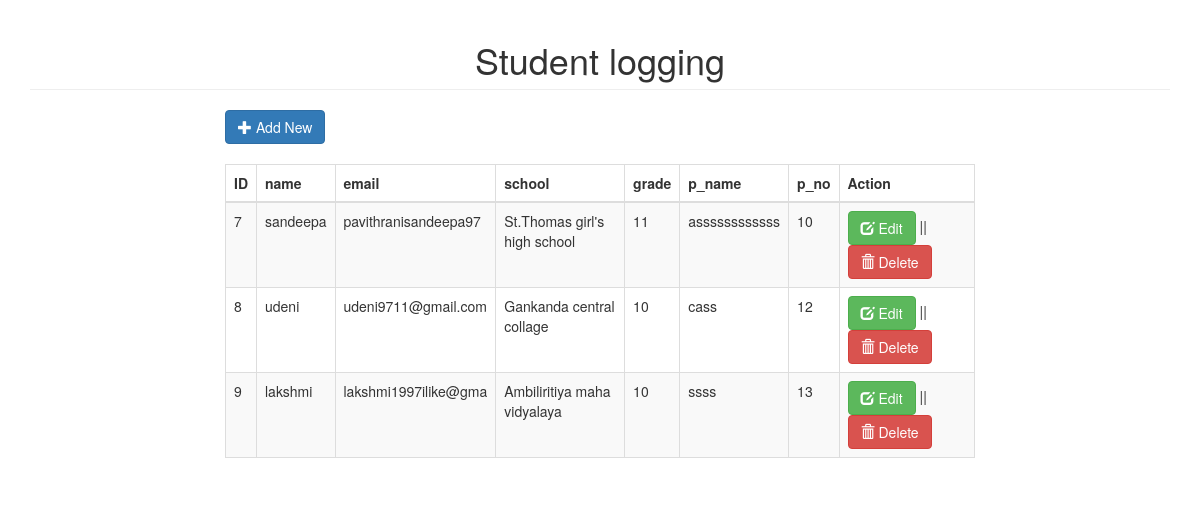
Screenshot of /codeigniter_crud/index.php with the database file from the repository.
### tables this page shows
CREATE TABLE `students` (
  `id` int(50) NOT NULL,
  `name` varchar(30) NOT NULL,
  `email` varchar(20) DEFAULT NULL,
  `school` varchar(30) NOT NULL,
  `grade` int(2) NOT NULL,
  `p_name` varchar(30) NOT NULL,
  `p_no` int(10) DEFAULT NULL
);

### codeigniter_crud/application/controllers/Users.php (called while the page is built, shortened)
<?php
class Users extends CI_Controller {
	function __construct(){
		$this->load->helper('url');
		$this->load->model('Users_model');
	}
	public function index(){
		$data['students'] = $this->Users_model->getAllUsers();
		$this->load->view('user_list.php', $data);
	}
}
?>

### codeigniter_crud/index.php (called while the page is built, shortened)
<?php
require_once BASEPATH.'core/CodeIgniter.php';

### codeigniter_crud/application/models/Users_model.php (called while the page is built, shortened)
<?php
	class Users_model extends CI_Model {
		public function getAllUsers(){
			$query = $this->db->get('students');
			return $query->result();
		}
	}
?>

### codeigniter_crud/application/views/user_list.php (the view, shortened to what this page needs)
<!DOCTYPE html>
<html>
<head>
	<link rel="stylesheet" type="text/css" href="<?php echo base_url(); ?>bootstrap/css/bootstrap.min.css">
</head>
<body>
<div class="container">
	<h1 class="page-header text-center">Student logging</h1>
	<div class="row">
		<div class="col-sm-8 col-sm-offset-2">
			<a href="<?php echo base_url(); ?>index.php/Users/addnew" class="btn btn-primary"><span class="glyphicon glyphicon-plus"></span> Add New</a><br><br>
			<table class="table table-bordered table-striped">
				<thead>
					<tr>
						<th>ID</th>
						<th>name</th>
						<th>email</th>
						<th>school</th>
						<th>grade</th>
						<th>p_name</th>
						<th>p_no</th>
						<th>Action</th>
					</tr>
				</thead>
				<tbody>
					<?php
					foreach($students as $user){
						?>
						<tr>
							<td><?php echo $user->id; ?></td>
							<td><?php echo $user->name; ?></td>
							<td><?php echo $user->email; ?></td>
							<td><?php echo $user->school; ?></td>
							<td><?php echo $user->grade; ?></td>
							<td><?php echo $user->p_name; ?></td>
							<td><?php echo $user->p_no; ?></td>
							<td><a href="<?php echo base_url(); ?>index.php/Users/edit/<?php echo $user->id; ?>" class="btn btn-success"><span class="glyphicon glyphicon-edit"></span> Edit</a> || <a href="<?php echo base_url(); ?>index.php/Users/delete/<?php echo $user->id; ?>" class="btn btn-danger"><span class="glyphicon glyphicon-trash"></span> Delete</a></td>
						</tr>
						<?php
					}
					?>
				</tbody>
			</table>
		</div>
	</div>
</div>
</body>
</html>

### rows the page displays
students: id "7", name "sandeepa", email "pavithranisandeepa97", school "St.Thomas girl's high school", grade "11", p_name "assssssssssss", p_no "10"
students: id "8", name "udeni", email "udeni9711@gmail.com", school "Gankanda central collage", grade "10", p_name "cass", p_no "12"
students: id "9", name "lakshmi", email "lakshmi1997ilike@gma", school "Ambiliritiya maha vidyalaya", grade "10", p_name "ssss", p_no "13"
